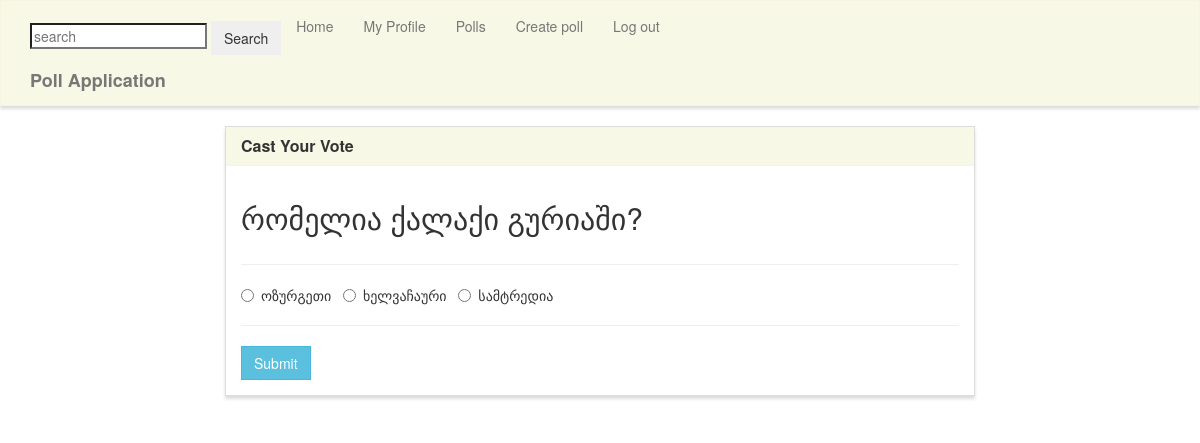
/vote/10/ (signed in), run on the app's committed database.
### poll/models.py (models this page shows, shortened)
class Poll(models.Model):
    question = models.TextField()
    option_one = models.CharField(max_length=50)
    option_two = models.CharField(max_length=50)
    option_three = models.CharField(max_length=50, blank=True)
    option_one_count = models.IntegerField(default=0)
    option_two_count = models.IntegerField(default=0)
    option_three_count = models.IntegerField(default=0)
    owner = models.IntegerField('Poll owner',blank=False, default=2)
    pub_date = models.DateTimeField(auto_now_add= True)
    last_edited= models.DateTimeField(auto_now= True)

### poll/views.py (the view, shortened to what this page needs)
# urls.py: path('vote/<poll_id>/', poll_views.vote, name='vote'),
def vote(request, poll_id):
    poll = Poll.objects.get(pk=poll_id)
    context = {
        'poll' : poll
    }
    return render(request, 'poll/vote.html', context)

### poll/templates/poll/vote.html (shortened to what this page needs)
{% extends "poll/base.html" %}
{% block main %}
{% if user.is_authenticated %}
<div class="row">
    <div class="col-lg-8 col-lg-offset-2">
        <div class="panel panel-default">
            <div class="panel-heading">
                <h3 class="panel-title">Cast Your Vote</h3>
            </div>
            <div class="panel-body">
                <div class="row">
                    <div class="col-lg-12">
                        <h2>{{ poll.question }}</h2>
                    </div>
                </div>
                <div class="row">
                    <div class="col-lg-12">
                        <hr />
                        <form method="POST">
                            <div class="form-group">
                                <div class="radio">
                                    <label>
                                        <input type="radio" name="poll" value="option1" required>
                                        {{ poll.option_one }}
                                    </label> &nbsp;
                                    <label>
                                        <input type="radio" name="poll" value="option2">
                                        {{ poll.option_two }}
                                    </label> &nbsp;
                                    <label>
                                        <input type="radio" name="poll" value="option3">
                                        {{ poll.option_three }}
                                    </label> &nbsp;
                                </div>
                            </div>
                            <hr />
                            <button type="submit" class="btn btn-info">
                                Submit
                            </button>
                        </form>
                    </div>
                </div>
            </div>
        </div>
    </div>
</div>
{% else %}
    <h1>Oops... you must be logged in to view this page</h1>
    <a href="{% url 'login' %}">logging here</a>
{% endif %}
{% endblock %}

### poll/static/style.css (style rules this page uses)
.navbar-default, .btn, .form-control, .panel { border-radius: 0; }
.panel-default > .panel-heading { color: #333; background-color: rgba(245, 245, 220, .7); border-color: rgba(245, 245, 220, .6); border-top-left-radius: 0; border-top-right-radius: 0; }
.panel { box-shadow: 0px 3px 3px 0px #ddd; }
a.navbar-brand, .panel-title { font-weight: bolder; }

### data on the page
Poll: question "რომელია ქალაქი გურიაში?", option_one "ოზურგეთი", option_two "ხელვაჩაური", option_three "სამტრედია"
